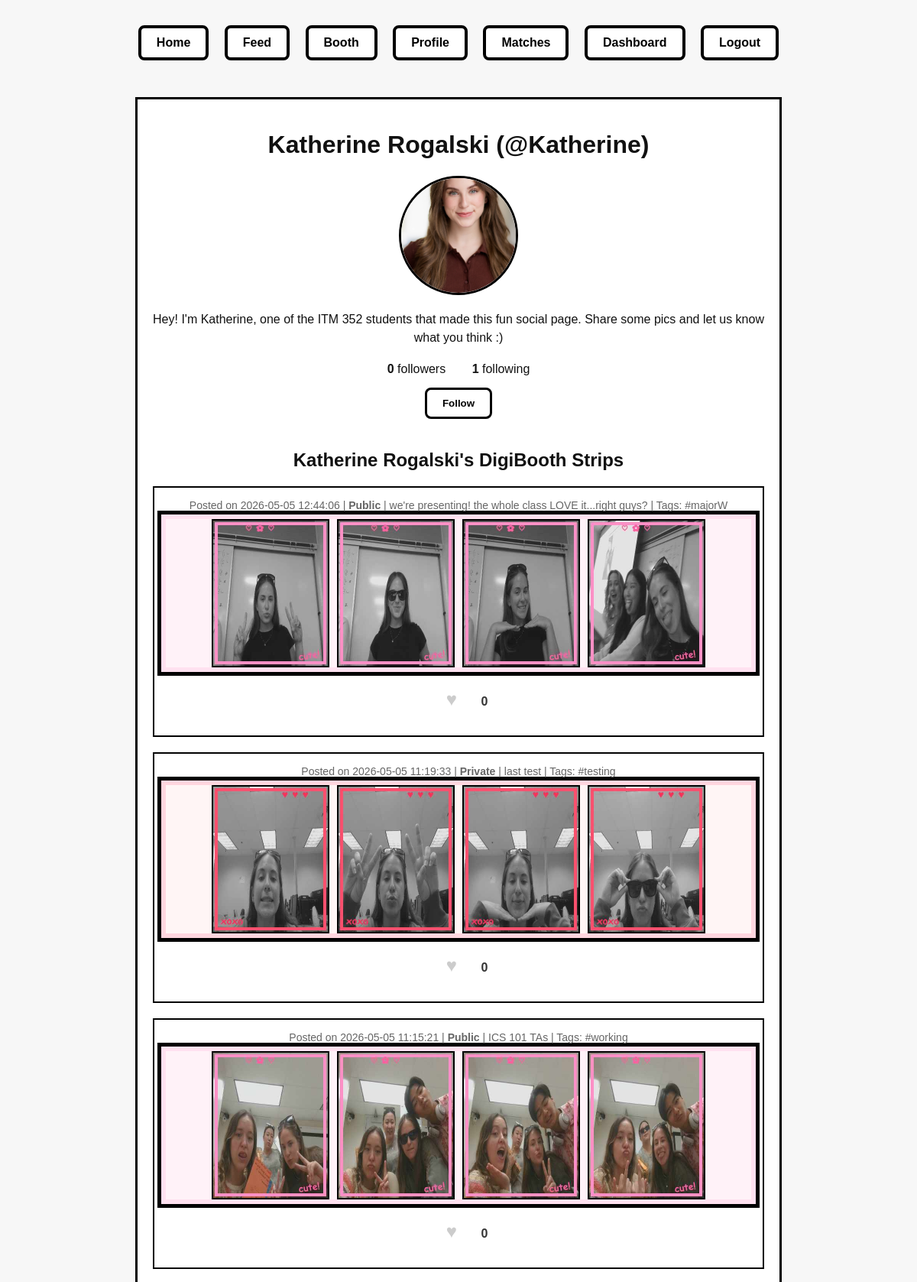
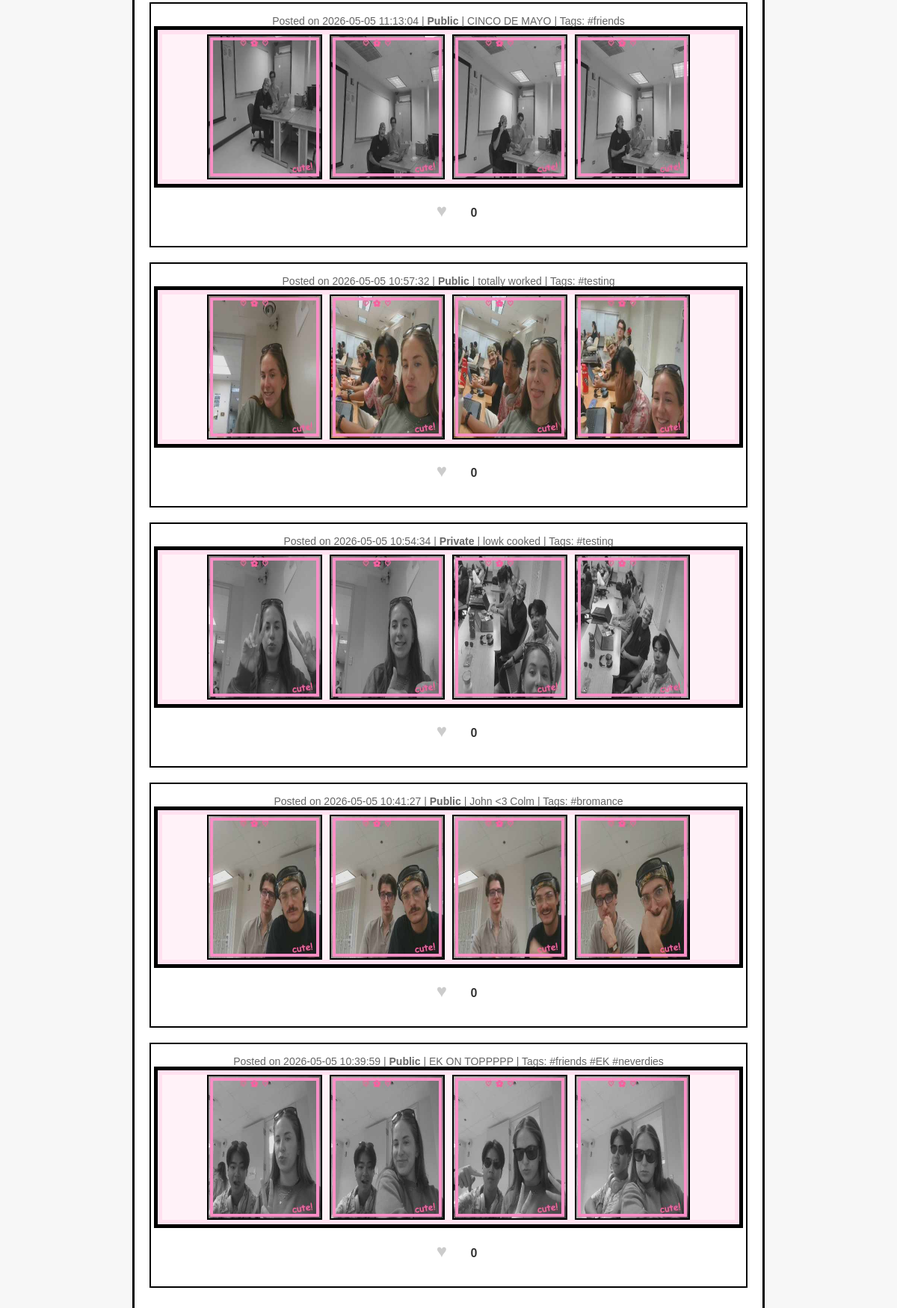
The page /profile/Katherine (signed in) on the database its author committed (2 pictures, top to bottom).
### tables this page shows
CREATE TABLE users (
            id INTEGER PRIMARY KEY AUTOINCREMENT,
            name TEXT NOT NULL,
            username TEXT NOT NULL UNIQUE,
            email TEXT NOT NULL UNIQUE,
            confirmed INTEGER DEFAULT 0,
            confirmation_code TEXT NOT NULL,
            created_at TEXT NOT NULL
        , profile_image TEXT, bio TEXT);

CREATE TABLE posts (
           id INTEGER PRIMARY KEY AUTOINCREMENT,
           username TEXT NOT NULL,
           image_filenames TEXT NOT NULL,  -- JSON string
           filter_choice TEXT,
           frame_choice TEXT,
           layout_choice TEXT,
           caption TEXT,
           tags TEXT,
           timestamp TEXT NOT NULL
       , privacy TEXT DEFAULT 'public');

### app.py (the view)
@app.route("/profile")
@app.route("/profile/<username>")
def profile(username=None):
   if "username" not in session:
       return redirect("/signin")
   current_user = session["username"]
   if username is None:
       username = current_user
   conn = get_db_connection()
   user = conn.execute("SELECT * FROM users WHERE username = ?", (username,)).fetchone()
   if user is None:
       conn.close()
       return "User not found", 404
   user_posts = conn.execute("SELECT * FROM posts WHERE username = ? ORDER BY timestamp DESC", (username,)).fetchall()
   follower_count = conn.execute(
       "SELECT COUNT(*) as count FROM follows WHERE followed_username = ?",
       (username,)
   ).fetchone()["count"]
   following_count = conn.execute(
       "SELECT COUNT(*) as count FROM follows WHERE follower_username = ?",
       (username,)
   ).fetchone()["count"]
   is_following = False
   if current_user != username:
       is_following = conn.execute(
           "SELECT 1 FROM follows WHERE follower_username = ? AND followed_username = ?",
           (current_user, username)
       ).fetchone() is not None
   posts = []
   for row in user_posts:
       post = dict(row)
       post["image_filenames"] = json.loads(post["image_filenames"])
       like_count = conn.execute(
           "SELECT COUNT(*) as count FROM likes WHERE post_id = ?",
           (post["id"],)
       ).fetchone()["count"]
       post["like_count"] = like_count
       user_liked = conn.execute(
           "SELECT 1 FROM likes WHERE post_id = ? AND username = ?",
           (post["id"], current_user)
       ).fetchone() is not None
       post["user_liked"] = user_liked
       posts.append(post)
   conn.close()
   return render_template("profile.html",
                         user=user,
                         posts=posts,
                         follower_count=follower_count,
                         following_count=following_count,
                         is_following=is_following,
                         is_own_profile=(current_user == username))

### app.py (called while the page is built)
def get_db_connection():
   conn = sqlite3.connect(DATABASE)
   conn.row_factory = sqlite3.Row
   return conn

### templates/profile.html (shortened to what this page needs)
<!DOCTYPE html>
<html>
<head>
   <link rel="stylesheet" href="{{ url_for('static', filename='style.css') }}">
</head>
<body>
<nav>
   <a href="/">Home</a>
   <a href="/feed">Feed</a>
   <a href="/booth">Booth</a>
   <a href="/profile">Profile</a>
   <a href="/matches">Matches</a>
   <a href="/dashboard">Dashboard</a>
   <a href="/logout">Logout</a>
</nav>
<div class="profile-container">
   <div class="profile-header">
       <h1>{{ user['name'] }} (@{{ user['username'] }})</h1>
       {% if user['profile_image'] %}
           <img src="{{ url_for('static', filename='uploads/' + user['profile_image']) }}" alt="Profile Image" class="profile-image">
       {% else %}
           <div class="profile-image placeholder">{{ user['name'][0].upper() }}</div>
       {% endif %}
       {% if user['bio'] %}
           <p class="bio">{{ user['bio'] }}</p>
       {% else %}
           <p class="bio">No bio yet.</p>
       {% endif %}
       <div class="follow-stats">
           <span class="stat"><strong>{{ follower_count }}</strong> followers</span>
           <span class="stat"><strong>{{ following_count }}</strong> following</span>
       </div>
       {% if not is_own_profile %}
           <button class="follow-button {% if is_following %}following{% endif %}"
                   data-username="{{ user['username'] }}"
                   onclick="toggleFollow('{{ user['username'] }}')">
               {% if is_following %}Unfollow{% else %}Follow{% endif %}
           </button>
       {% endif %}
   </div>
   <div class="posts-section">
       <h2>
           {% if is_own_profile %}
               Your DigiBooth Strips
           {% else %}
               {{ user['name'] }}'s DigiBooth Strips
           {% endif %}
       </h2>
       {% if posts %}
           {% for post in posts %}
               <div class="post">
                   <div class="post-meta">
                       Posted on {{ post['timestamp'] }}
                       {% if post['privacy'] == 'private' %}
                           | <strong>Private</strong>
                       {% else %}
                           | <strong>Public</strong>
                       {% endif %}
                       {% if post['caption'] %} | {{ post['caption'] }}{% endif %}
                       {% if post['tags'] %} | Tags: {{ post['tags'] }}{% endif %}
                   </div>
                   <div class="post-images frame-{{ post['frame_choice'] }}">
                       {% for filename in post['image_filenames'] %}
                           <img src="{{ url_for('static', filename='uploads/' + filename) }}" alt="Photo">
                       {% endfor %}
                   </div>
                   <div class="like-section">
                       <button class="like-button {% if post.user_liked %}liked{% endif %}"
                               data-post-id="{{ post.id }}"
                               onclick="toggleLike({{ post.id }})">
                           ♥
                       </button>
                       <span class="like-count">{{ post.like_count }}</span>
                   </div>
               </div>
           {% endfor %}
       {% else %}
           <p>You haven't created any photostrips yet. <a href="/booth">Create your first one!</a></p>
       {% endif %}
   </div>
</div>
</body>
</html>

### static/style.css (style rules this page uses)
body { margin: 0; font-family: "Comic Sans MS", "Trebuchet MS", Arial, sans-serif; background: #f7f7f7; color: #111; text-align: center; }
nav { margin: 25px; }
nav a { display: inline-block; margin: 8px; padding: 10px 20px; border: 4px solid black; background: white; color: black; font-weight: bold; text-decoration: none; border-radius: 8px; }
button { margin: 8px; padding: 10px 14px; border: 3px solid black; background: white; color: black; font-weight: bold; cursor: pointer; }
.frame-pink { border-color: #ff8fc7; background: #fff2f8; box-shadow: 0 0 0 6px #ffe1f0, 0 0 0 11px black; }
.frame-hearts { border-color: #ff4f6d; background: #fff5f5; box-shadow: 0 0 0 6px #ffd6df, 0 0 0 11px black; }

### templates/profile.html (style rules this page uses)
.profile-container { max-width: 800px; margin: 40px auto; padding: 20px; background: white; border: 3px solid black; }
.profile-header { text-align: center; margin-bottom: 30px; }
.profile-image { width: 150px; height: 150px; border-radius: 50%; border: 3px solid black; object-fit: cover; margin: 0 auto 20px; display: block; }
.bio { margin: 20px 0; font-size: 16px; line-height: 1.5; }
.follow-stats { margin: 15px 0; text-align: center; }
.stat { margin: 0 15px; font-size: 16px; }
.follow-button { display: block; margin: 15px auto; padding: 10px 20px; border: 3px solid black; background: white; color: black; font-weight: bold; cursor: pointer; border-radius: 8px; }
.posts-section { margin-top: 40px; }
.post { border: 2px solid black; margin: 20px 0; padding: 15px; background: white; }
.post-images { display: flex; gap: 10px; margin-bottom: 10px; justify-content: center; }
.post img { max-width: 150px; max-height: 200px; object-fit: cover; border: 2px solid black; }
.post-meta { font-size: 14px; color: #666; margin-bottom: 10px; }
.like-section { text-align: center; margin-top: 10px; }
.like-button { background: none; border: none; font-size: 24px; cursor: pointer; color: #ccc; transition: color 0.2s; }
.like-count { margin-left: 5px; font-size: 16px; font-weight: bold; color: #333; }

### rows shown on the page
users: name "Katherine Rogalski", username "Katherine", profile_image (picture), bio "Hey! I'm Katherine, one of the ITM 352 students that made this fun social page. Share some pics and let us know what you think :)"
posts: timestamp "2026-05-05 12:44:06", privacy "Public", caption "we're presenting! the whole class LOVE it...right guys?", tags "#majorW", like_count "0"
posts: timestamp "2026-05-05 11:19:33", privacy "Private", caption "last test", tags "#testing", like_count "0"
posts: timestamp "2026-05-05 11:15:21", privacy "Public", caption "ICS 101 TAs", tags "#working", like_count "0"
posts: timestamp "2026-05-05 11:13:04", privacy "Public", caption "CINCO DE MAYO", tags "#friends", like_count "0"
posts: timestamp "2026-05-05 10:57:32", privacy "Public", caption "totally worked", tags "#testing", like_count "0"
posts: timestamp "2026-05-05 10:54:34", privacy "Private", caption "lowk cooked", tags "#testing", like_count "0"
posts: timestamp "2026-05-05 10:41:27", privacy "Public", caption "John <3 Colm", tags "#bromance", like_count "0"
posts: timestamp "2026-05-05 10:39:59", privacy "Public", caption "EK ON TOPPPPP", tags "#friends #EK #neverdies", like_count "0"

### other values the page prints
{{ follower_count }} "0"
{{ following_count }} "1"
